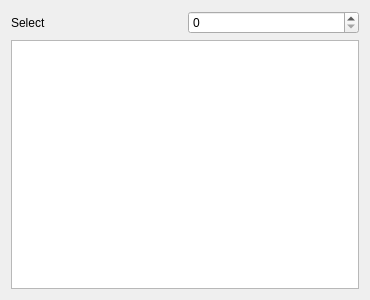
<ui version="4.0" >
 <class>TableSwitch</class>
 <widget class="QWidget" name="TableSwitch" >
  <property name="geometry" >
   <rect>
    <x>0</x>
    <y>0</y>
    <width>370</width>
    <height>300</height>
   </rect>
  </property>
  <property name="windowTitle" >
   <string>Form</string>
  </property>
  <layout class="QGridLayout" name="gridLayout" >
   <item row="0" column="0" >
    <layout class="QHBoxLayout" name="horizontalLayout" >
     <item>
      <widget class="QLabel" name="label" >
       <property name="text" >
        <string>Select</string>
       </property>
      </widget>
     </item>
     <item>
      <widget class="QSpinBox" name="sb_select" />
     </item>
    </layout>
   </item>
   <item row="1" column="0" >
    <widget class="QTableView" name="tv_nodes" />
   </item>
  </layout>
 </widget>
 <resources/>
 <connections/>
</ui>
